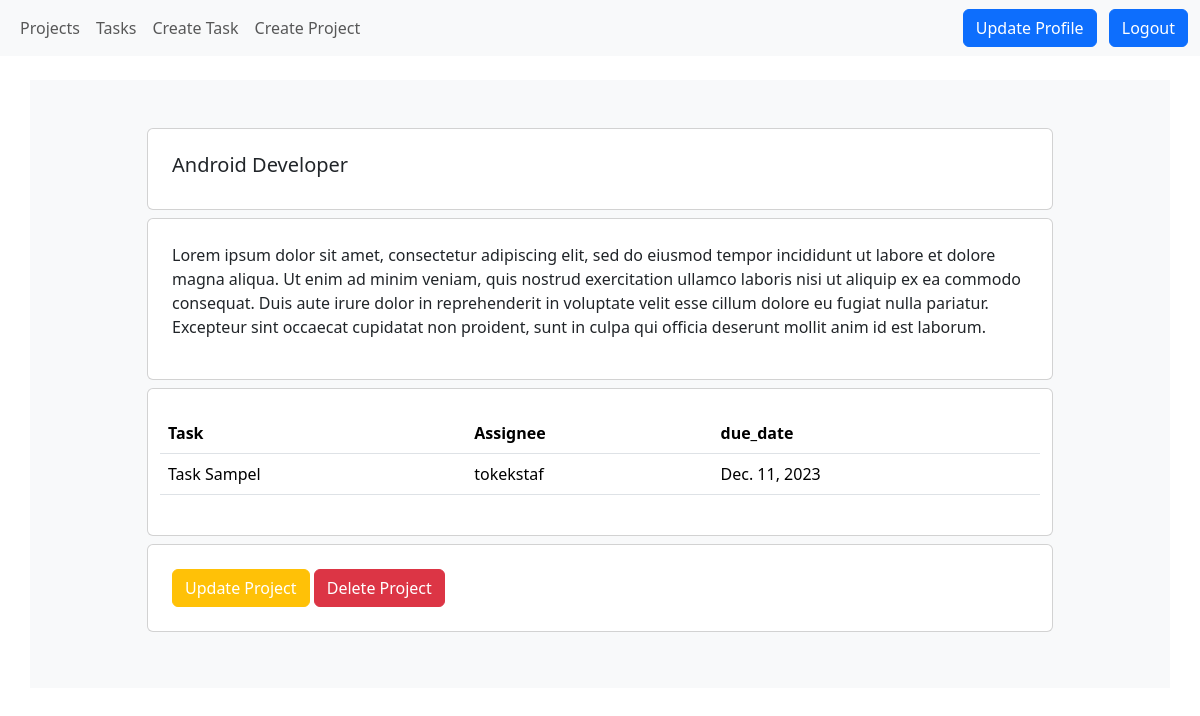
Screenshot of /project/3 (signed in) with the database file from the repository.
### timeapp/models.py (models this page shows, shortened)
class Project(models.Model):
    name = models.CharField(max_length=200,null=True,blank=True)
    description = models.TextField(null=True,blank=True)
    creators = models.ForeignKey(User,null=True, blank=True, on_delete=models.CASCADE)
    date_created = models.DateTimeField(auto_now_add=True,null=True,blank=True)
    class Meta:
        ordering = ['-date_created']

class Task(models.Model):
    TODO = 'TO DO'
    COMPLETED = 'COMPLETED'
    INPROGRESS = 'IN-PROGRESS'
    STATUS_CHOICES = [
        (TODO, 'TO DO'),
        (COMPLETED, 'COMPLETED'),
        (INPROGRESS, 'IN-PROGRESS'),
    ]
    title = models.CharField(max_length=150)
    description = models.TextField(null=True, blank=True)
    project = models.ForeignKey(Project, null=True, blank=True, on_delete=models.CASCADE)
    assignee = models.ForeignKey(User, null=True, blank=True, on_delete=models.SET_NULL)
    date_created =  models.DateField(null=True, blank=True)
    due_date = models.DateField(null=True, blank=True)
    status = models.CharField(max_length=50, choices=STATUS_CHOICES, null=True, default=TODO)

### timeapp/views.py (the view)
# urls.py: path('project/<int:pk>', views.projectDetail, name='project-detail'),
@login_required()
def projectDetail(request, pk):
    project = get_object_or_404(Project, id=pk)
    project_tasks = project.task_set.all()
    context = {'project': project, 'project_tasks': project_tasks}
    return render(request, 'projects/project-detail.html', context)

### templates/projects/project-detail.html
{% extends '../component/base.html' %}
{% block content %}
{% include '../component/navbar.html' %}
<div class="container bg-light mt-4 ">
    <div class="container-fluid py-5 h-100">
        <div class="row d-flex justify-content-center align-items-center h-500">
            <div class="col-md-12 col-xl-10">
                <div class="card mask-custom mb-2">
                    <div class="card-body p-4 ">
                        <div class="row">
                            <h5 class="border-0 align-left">
                                {{ project.name }}
                            </h5>
                        </div>
                    </div>
                </div>
                <div class="card mask-custom mb-2">
                    <div class="card-body p-4 ">
                        <div class="row">
                            <p class="border-0 align-left">
                                {{ project.description }}
                            </p>
                        </div>
                    </div>
                </div>
                <div class="card mask-custom mb-2">
                    <div class="card-body p-4 ">
                        <div class="row">
                            <table class="table">
                                <thead>
                                    <tr>
                                        <th>Task</th>
                                        <th>Assignee</th>
                                        <th>due_date</th>
                                    </tr>
                                </thead>
                                {% for task in project_tasks %}
                                <tbody>
                                    <tr>
                                        <td>{{ task.title }}</td>
                                        <td>{{ task.assignee }}</td>
                                        <td>{{ task.due_date }}</td>
                                    </tr>
                                </tbody>
                                {% endfor%}
                            </table>
                        </div>
                    </div>
                </div>
                {% if request.user.is_staff %}
                <div class="card mask-custom mb-2">
                    <div class="card-body p-4 ">
                        <div class="row">
                            <div class="">
                                <a href="{% url 'update-project' project.id%}" class="btn btn-warning" style="color:white">Update Project</a>
                                <a href="{% url 'delete-project' project.id%}" class="btn btn-danger" style="color:white">Delete Project</a>
                            </div>
                        </div>
                    </div>
                </div>
                {% endif %}
            </div>
        </div>
    </div>
    {% endblock content %}

### templates/component/base.html (shortened to what this page needs)
<!doctype html>
<html lang="en">
<head>
    <link href="https://cdn.jsdelivr.net/npm/bootstrap@5.3.2/dist/css/bootstrap.min.css" rel="stylesheet"
>
</head>
<body>
    {% block content %}
    {% endblock content %}
</body>
</html>

### templates/component/navbar.html (shortened to what this page needs)
<nav class="navbar navbar-expand-lg navbar-light bg-light">
    <div class="container-fluid">
        <div class="collapse navbar-collapse" id="navbarSupportedContent">
            <ul class="navbar-nav me-auto mb-2 mb-lg-0">
                {% if request.user.is_authenticated %}
                <li class="nav-item">
                    <a class="nav-link" href="{% url 'projects' %}">Projects </a>
                </li>
                <li class="nav-item">
                    <a class="nav-link" href="{% url 'tasks' %}">Tasks</a>
                </li>
                {% if request.user.is_staff %}
                    <li class="nav-item">
                        <a class="nav-link" href="{% url 'create-task'%}">Create Task</a>
                    </li>
                    <li class="nav-item">
                        <a class="nav-link" href="{% url 'create-project'%}">Create Project</a>
                    </li>
                {% endif %}
            </ul>
        </div>
        <div>
            <a class="btn btn-primary me-2" href="{% url 'update-profile' %}" role="button">Update Profile</a>
            <a class="btn btn-primary" href="{% url 'logout' %}" role="button">Logout</a>
            {% else %}
            <a class="btn btn-primary" href="{% url 'register'%}" role="button">Sign Up</a>
            <a class="btn btn-primary" href="{% url 'login'%}" role="button">Login</a>
            {% endif%}
        </div>
    </div>
</nav>

### rows the page displays
Project: name "Android Developer", description "Lorem ipsum dolor sit amet, consectetur adipiscing elit, sed do eiusmod tempor incididunt ut labore et dolore magna aliqua. Ut enim ad minim veniam, quis nostrud exercitation ullamco laboris nisi ut aliquip ex ea commodo consequat. Duis aute irure dolor in reprehenderit in voluptate velit esse cillum dolore eu fugiat nulla pariatur. Excepteur sint occaecat cupidatat non proident, sunt in culpa qui officia deserunt mollit anim id est laborum."
Task: title "Task Sampel", assignee "tokekstaf", due_date "Dec. 11, 2023"
